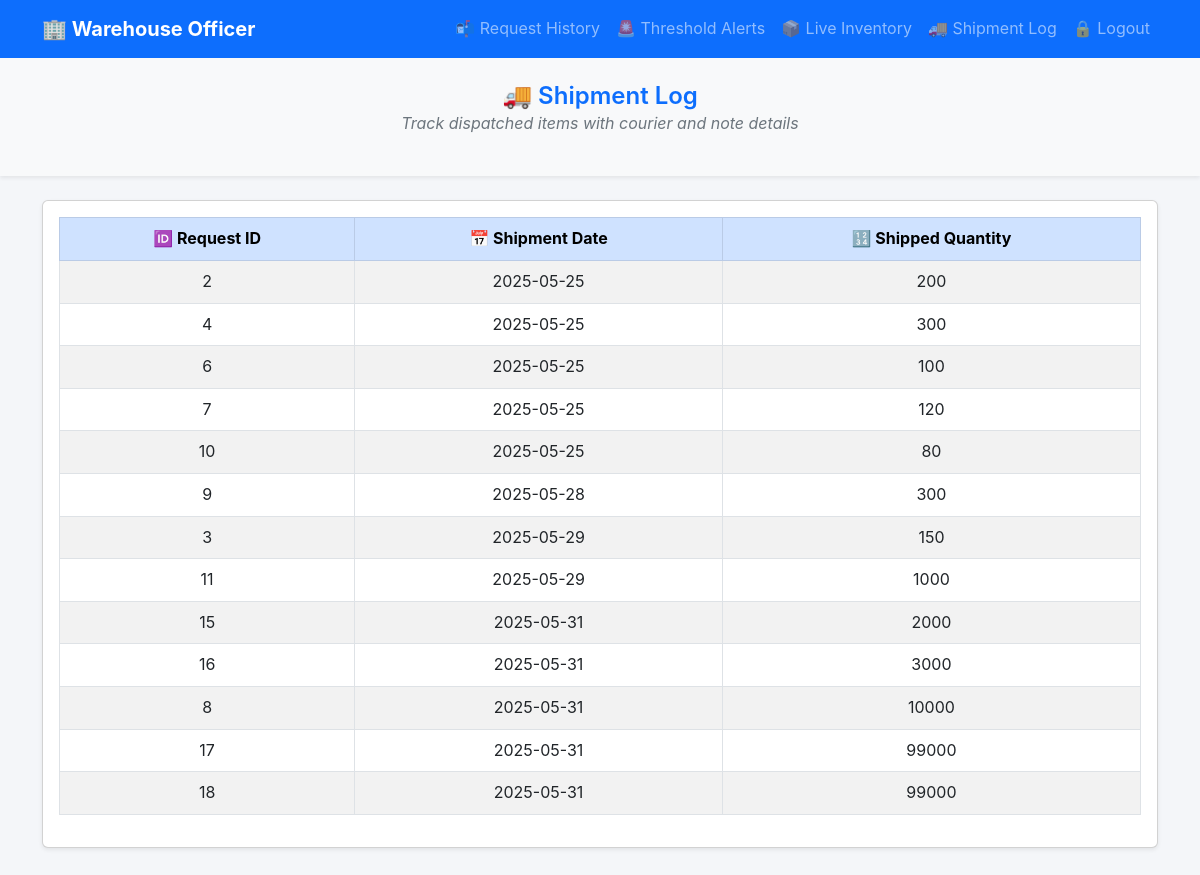
The page /warehouse_shipment_log (signed in) on the database as committed earlier.
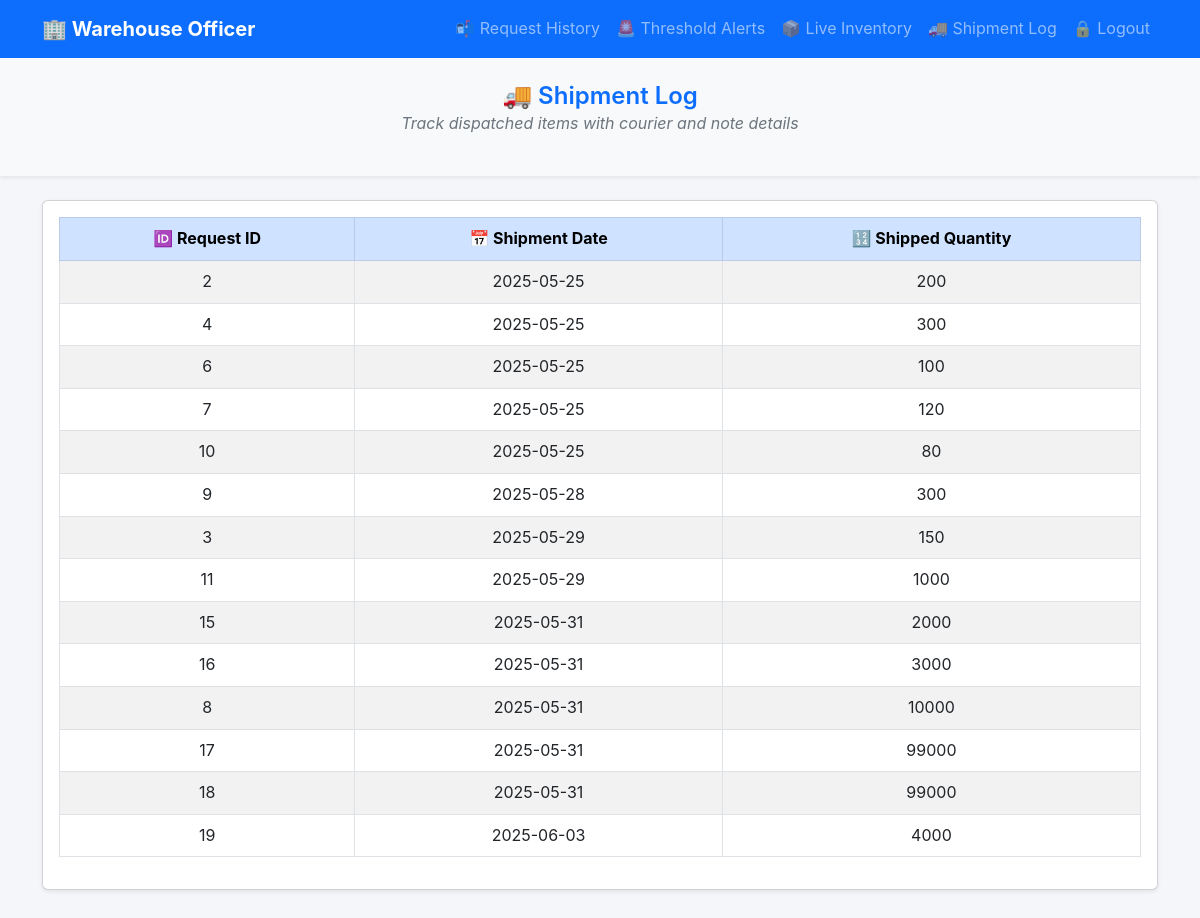
The same page on the database as committed later.
### app.py (models this page shows)
class Shipment(db.Model):
    shipment_id = db.Column(db.Integer, primary_key=True)
    request_id = db.Column(db.Integer, db.ForeignKey('request.request_id'), nullable=False)
    shipped_quantity = db.Column(db.Integer, nullable=False)
    shipment_date = db.Column(db.Date, nullable=False)
    request = db.relationship("Request", backref=db.backref("shipment",lazy=True))

### app.py (the view)
@app.route("/warehouse_shipment_log")
@login_required
@role_required("warehouse")
def warehouse_shipment_log():
    shipments = Shipment.query.all()
    return render_template("warehouse_shipment_log.html", shipments=shipments)

### app.py (called while the page is built)
def login_required(f):
    @wraps(f)
    def decorated_function(*args, **kwargs):
        if 'username' not in session:
            return redirect("/")
        return f(*args, **kwargs)
    return decorated_function

def role_required(role):
    def decorator(f):
        @wraps(f)
        def decorated_function(*args, **kwargs):
            if 'role' not in session or (session['role'] != role and session['role'] != 'admin'):
                abort(403)
            return f(*args, **kwargs)
        return decorated_function
    return decorator

@app.after_request
def add_header(response):
    response.headers["Cache-Control"] = "no-store, no-cache, must-revalidate, post-check=0, pre-check=0, max-age=0"
    response.headers["Pragma"] = "no-cache"
    response.headers["Expires"] = "0"
    return response

### templates/warehouse_shipment_log.html (shortened to what this page needs)
<!DOCTYPE html>
<html lang="en">
<head>
  <link href="https://cdn.jsdelivr.net/npm/bootstrap@5.3.0/dist/css/bootstrap.min.css" rel="stylesheet">
  <link rel="stylesheet" href="static/style.css" />
</head>
<body>
  <nav class="navbar navbar-expand-lg navbar-dark bg-primary">
    <div class="container">
      <a class="navbar-brand fw-bold" href="warehouse_dashboard">🏢 Warehouse Officer</a>
      <div class="collapse navbar-collapse" id="navbarNav">
        <ul class="navbar-nav ms-auto">
          <li class="nav-item"><a class="nav-link" href="warehouse_pending_requests">📬 Request History</a></li>
          <li class="nav-item"><a class="nav-link" href="warehouse_threshold_alerts">🚨 Threshold Alerts</a></li>
          <li class="nav-item"><a class="nav-link" href="warehouse_live_inventory">📦 Live Inventory</a></li>
          <li class="nav-item"><a class="nav-link" href="warehouse_shipment_log">🚚 Shipment Log</a></li>
          <li class="nav-item"><a class="nav-link" href="/logout">🔒 Logout</a></li>
        </ul>
      </div>
    </div>
  </nav>
  <header class="py-4 bg-body-tertiary text-center shadow-sm mb-4">
    <h4 class="mb-0 text-primary fw-semibold">🚚 Shipment Log</h4>
    <p class="text-secondary fst-italic">Track dispatched items with courier and note details</p>
  </header>
<section class="container mb-5">
  <div class="card shadow-sm">
    <div class="card-body">
      <div class="table-responsive">
        <table class="table table-bordered table-striped table-hover align-middle text-center">
          <thead class="table-primary text-center">
            <tr>
              <th>🆔 Request ID</th>
              <th>📅 Shipment Date</th>
              <th>🔢 Shipped Quantity</th>
            </tr>
          </thead>
          <tbody>
            {% if shipments %}
              {% for shipment in shipments %}
                <tr>
                  <td>{{ shipment.request_id }}</td>
                  <td>{{ shipment.shipment_date.strftime('%Y-%m-%d') if shipment.shipment_date else 'N/A' }}</td>
                  <td>{{ shipment.shipped_quantity }}</td>
                </tr>
              {% endfor %}
            {% else %}
              <tr>
                <td colspan="3">No shipments found.</td>
              </tr>
            {% endif %}
          </tbody>
        </table>
      </div>
    </div>
  </div>
</section>
</body>
</html>

Rows that differ between the two databases and show on the page:
added Shipment: request_id "19", shipment_date "2025-06-03", shipped_quantity "4000"
